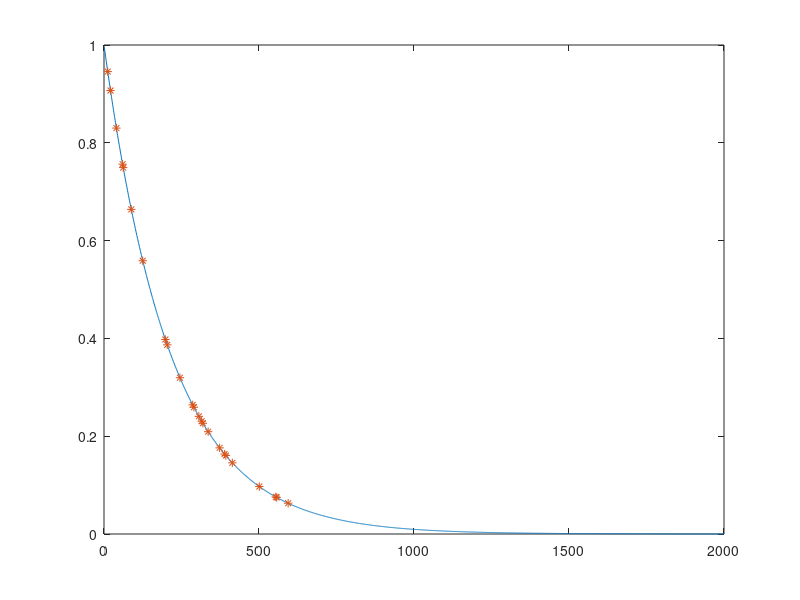

The MATLAB script that drew this image: (Note: this script raises an error after producing the figure.)
% generate optimal offset list
% calculate signal difference for a range of T1 and T2, using a range of
% different TEs and TRs and flip angles (FA1 and FA2).
t=1:2000;
T1 = 282.3;
T2 = 214.8;

signal = exp(-t/T2);
max(t(signal >= 0.95*signal(1)))
min(t(signal <= 0.05*signal(1)))
n = unifrnd(max(t(signal >= 0.95*signal(1))),min(t(signal <= 0.05*signal(1))),24,1);

plot(signal)
hold on
plot(round(n),signal(round(n)),'*')

Mz = 1 - exp(-t/T1);
min(t(Mz >= 0.95*1))
max(t(Mz <= 0.05*1))

offsetList = generate_offset_list([max(t(Mz <= 0.05*1)) 12 90 180],[min(t(Mz >= 0.95*1)) 645 90 180],24,1);
